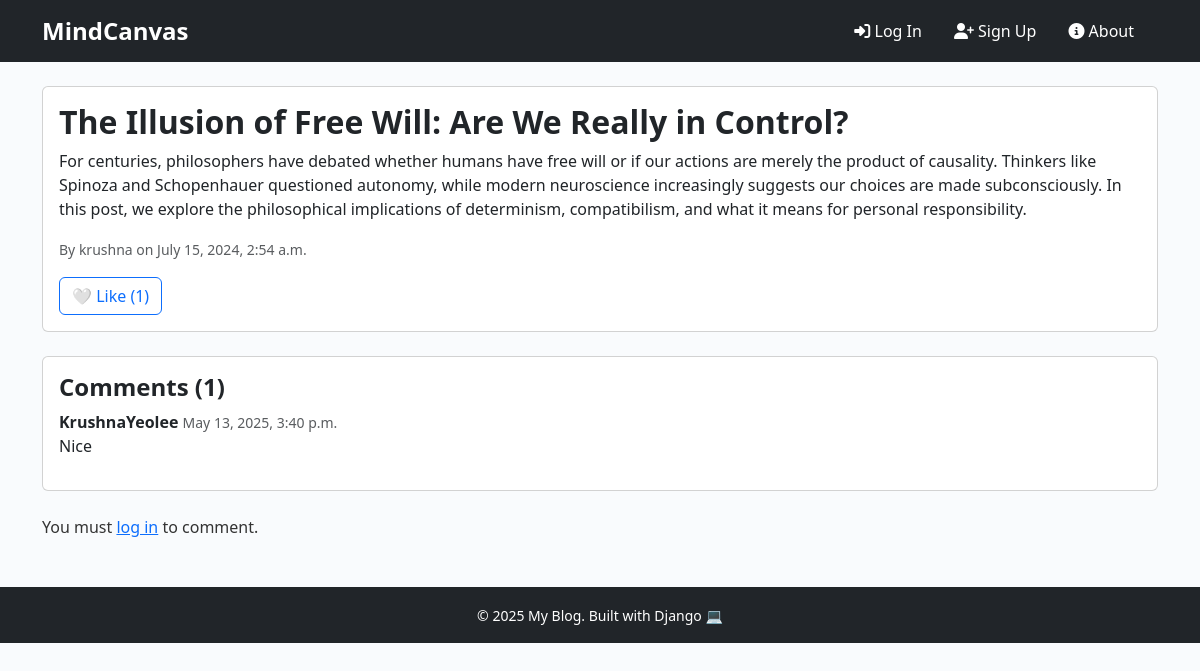
Screenshot of /post/9/ with the database file from the repository.
### blog/models.py (models this page shows)
class Post(models.Model):
    title = models.CharField(max_length=200)
    body = models.TextField()
    author = models.ForeignKey(User, on_delete=models.CASCADE)
    categories = models.ManyToManyField(Category, related_name='posts', blank=True)
    created_at = models.DateTimeField(auto_now_add=True)
    updated_at = models.DateTimeField(auto_now=True)
    image = models.ImageField(upload_to='post_images/', null=True, blank=True)
    likes = models.ManyToManyField(User, related_name='post_likes', blank=True)
    def total_likes(self):
        return self.likes.count()

class Comment(models.Model):
    post = models.ForeignKey(Post, related_name='comments', on_delete=models.CASCADE)
    author = models.ForeignKey(User, on_delete=models.CASCADE)
    body = models.TextField()
    created_at = models.DateTimeField(auto_now_add=True)

### blog/views.py (the view, shortened to what this page needs)
# urls.py: path('post/<int:pk>/', views.post_detail, name='post_detail'),
def post_detail(request, pk):
    post = get_object_or_404(Post, pk=pk)
    comments = post.comments.all().order_by('-created_at')
    return render(request, 'blog/post_detail.html', {
        'post': post,
        'comments': comments
    })

### blog/templates/blog/post_detail.html (shortened to what this page needs)
{% extends 'blog/base.html' %}
{% block content %}
    <div class="card mt-4">
        <div class="card-body">
            <h2 class="card-title">{{ post.title }}</h2>
            <p class="card-text">{{ post.body }}</p>
            <p class="card-text"><small class="text-muted">By {{ post.author }} on {{ post.created_at }}</small></p>
            <form method="POST" style="display:inline;">
                <button type="submit" name="like_submit" class="btn btn-outline-primary">
                    {% if user in post.likes.all %}
                        ❤️ Unlike
                    {% else %}
                        🤍 Like
                    {% endif %}
                    ({{ post.total_likes }})
                </button>
            </form>
        </div>
    </div>
<div class="card mt-4">
    <div class="card-body">
        <h4>Comments ({{ comments.count }})</h4>
        {% for comment in comments %}
            <div class="mb-3">
                <strong>{{ comment.author }}</strong>
                <small class="text-muted">{{ comment.created_at }}</small>
                <p>{{ comment.body }}</p>
            </div>
        {% empty %}
            <p>No comments yet.</p>
        {% endfor %}
    </div>
</div>
    {% if user.is_authenticated %}
    <div class="card mt-3">
        <div class="card-body">
            <form method="POST">
                {% csrf_token %}
                <div class="form-group">
                    <textarea name="comment" rows="3" class="form-control" placeholder="Add a comment..."></textarea>
                </div>
                <button type="submit" name="comment_submit" class="btn btn-success mt-2">Post Comment</button>
            </form>
        </div>
    </div>
    {% else %}
        <p class="mt-4">You must <a href="{% url 'login' %}">log in</a> to comment.</p>
    {% endif %}
{% endblock %}

### blog/static/css/style.css (style rules this page uses)
body { background-color: #f8f9fa; font-family: 'Segoe UI', Tahoma, Geneva, Verdana, sans-serif; }
body { font-family: 'Segoe UI', sans-serif; background-color: #f9fbfd; color: #333; margin: 0; padding: 0; }
h1, h2, h3, h4 { font-weight: 600; }

### rows the page displays
Post: title "The Illusion of Free Will: Are We Really in Control?", body "For centuries, philosophers have debated whether humans have free will or if our actions are merely the product of causality. Thinkers like Spinoza and Schopenhauer questioned autonomy, while modern neuroscience increasingly suggests our choices are made subconsciously. In this post, we explore the philosophical implications of determinism, compatibilism, and what it means for personal responsibility.", author "krushna", created_at "July 15, 2024, 2:54 a.m.", total_likes "1"
Comment: author "KrushnaYeolee", created_at "May 13, 2025, 3:40 p.m.", body "Nice"

### other values shown
{{ comments.count }} "1"
